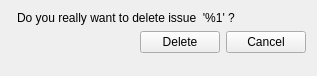
<?xml version="1.0" encoding="UTF-8"?>
<ui version="4.0">
 <class>issue_delete</class>
 <widget class="QWidget" name="issue_delete">
  <property name="windowModality">
   <enum>Qt::ApplicationModal</enum>
  </property>
  <property name="geometry">
   <rect>
    <x>0</x>
    <y>0</y>
    <width>317</width>
    <height>76</height>
   </rect>
  </property>
  <property name="windowTitle">
   <string>Delete issue</string>
  </property>
  <property name="windowIcon">
   <iconset resource="../wolfzilla.qrc">
    <normaloff>:/images/bug.png</normaloff>:/images/bug.png</iconset>
  </property>
  <layout class="QFormLayout" name="formLayout">
   <property name="fieldGrowthPolicy">
    <enum>QFormLayout::AllNonFixedFieldsGrow</enum>
   </property>
   <item row="2" column="1">
    <widget class="QLabel" name="label_2">
     <property name="text">
      <string>Do you really want to delete issue  '%1' ?</string>
     </property>
     <property name="action" stdset="0">
      <string>readIssue issue { id={main.id} }</string>
     </property>
     <property name="answer" stdset="0">
      <string>Issue issue { id={?}; reference {{1}}; title {?}; description {?}; stateName {?}; typeName {?}; typeIcon {?}; priorityName {?}; severityName {?}; severityIcon {?};  projectID {?}; componentID {?}; typeID {?}; stateID {?};  resolutionID {? }; priorityID {?}; severityID {?}; creationDate {?}; lastModDate {?}; reporterID {?}; assigneeID {?} }</string>
     </property>
    </widget>
   </item>
   <item row="3" column="1">
    <layout class="QHBoxLayout" name="horizontalLayout_2">
     <item>
      <spacer name="horizontalSpacer">
       <property name="orientation">
        <enum>Qt::Horizontal</enum>
       </property>
       <property name="sizeHint" stdset="0">
        <size>
         <width>40</width>
         <height>20</height>
        </size>
       </property>
      </spacer>
     </item>
     <item>
      <widget class="QPushButton" name="delete_2">
       <property name="text">
        <string>Delete</string>
       </property>
       <property name="action" stdset="0">
        <string>deleteIssue issue {id={main.id}}</string>
       </property>
       <property name="datasignal:clicked" stdset="0">
        <string notr="true">refreshIssues</string>
       </property>
       <property name="form" stdset="0">
        <string>_CLOSE_</string>
       </property>
      </widget>
     </item>
     <item>
      <widget class="QPushButton" name="cancel">
       <property name="text">
        <string>Cancel</string>
       </property>
       <property name="form" stdset="0">
        <string notr="true">_CLOSE_</string>
       </property>
      </widget>
     </item>
    </layout>
   </item>
  </layout>
 </widget>
 <tabstops>
  <tabstop>delete_2</tabstop>
  <tabstop>cancel</tabstop>
 </tabstops>
 <resources>
  <include location="../wolfzilla.qrc"/>
  <include location="../wolfzilla.qrc"/>
 </resources>
 <connections/>
</ui>
